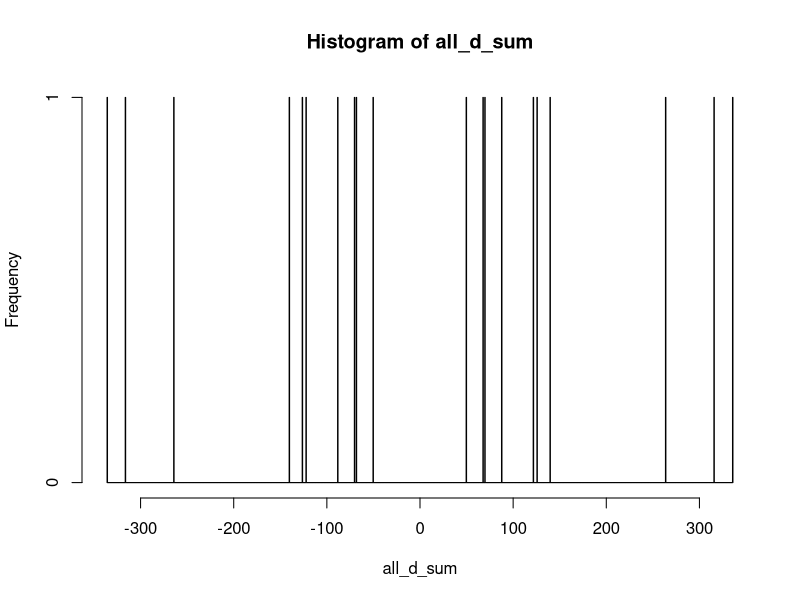
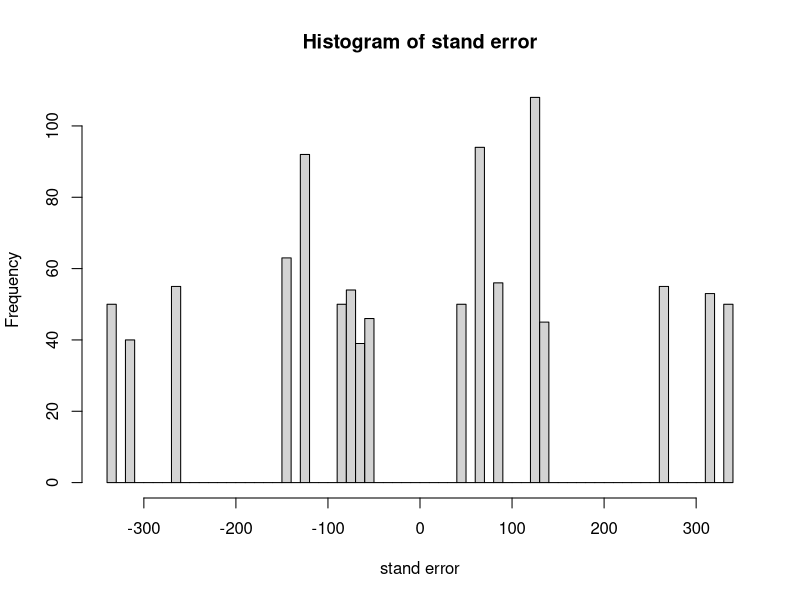

Reproduce these figures in R, in order.
## ---- chunk 1
#Permutation test
#兩試驗樣本數相同下進行
#原本資料計算
library(dplyr)
library(knitr)
A<-c(256,159,149);A
B<-c(54,123,247);B
D<-A[]-B[];D<-matrix(D,ncol = length(A))
#A與B資料的差異和
D_sum<-apply(D,1,sum)
#各種排列數差異和計算
W<-c(A,B)
W<-matrix(data = W,ncol =length(W) )
W_sum<-apply(W,1,sum)
cb_W<- combn(W,3)
cb_A_sum<-apply(cb_W,2,sum)
cb_B_sum=NULL
n=NULL
for(i in 1:choose(length(W),length(W)/2)){
  n=W_sum-cb_A_sum[i]
  cb_B_sum=c(cb_B_sum,n)
}
all_d_sum<-cb_A_sum-cb_B_sum
#將所有排列差異和按照順序列出
all_d_sum <- matrix(sort(all_d_sum),ncol = 5,byrow = T)
print(all_d_sum)
#畫直方圖
hist(all_d_sum,breaks = 2000)
#計算P值(計算有幾種可能使得兩者的差異絕對值不小於觀察差異)
p_value<-2*sum(1*(D_sum<=all_d_sum)/choose(length(W),length(W)/2))
p_value
#統計模擬看看
W
s_d=NULL
P_hat_value=NULL
sd_p_hat=NULL
for (j in 1:1000) {
  s_d=NULL
  for(i in 1:1000){
   x <- sample(W,3)
   sx <- sum(x)
   sy <- sum(W)-sum(x)
   sd <- sx-sy
   s_d=c(s_d,sd)
}
p_hat_value <- 2*sum(1*(D_sum<=s_d[-1]))/1000
P_hat_value = c(P_hat_value,p_hat_value)
}
sort(P_hat_value)
P_hat_value <- sum(P_hat_value)/1000
sd_p_hat <- (p_hat_value*(1-p_hat_value))/1000
print(paste('P hat value :' , P_hat_value))
print(paste('stand error of p hat :' ,sd_p_hat))
hist(s_d,breaks = 50,main="Histogram of stand error",xlab = "stand error")

